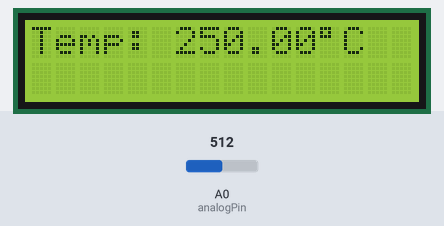
A sketch run on a simulated Arduino Uno, built with avr-gcc and run on an emulated ATmega328P. Parts: 16×2 character LCD. Inputs (shaded band) come from the test bench; at power-on: A0 (analogPin) = 512.

Above: at 1.2 s.
1.3 s: A0 (analogPin) set to 215
At 2.1 s:
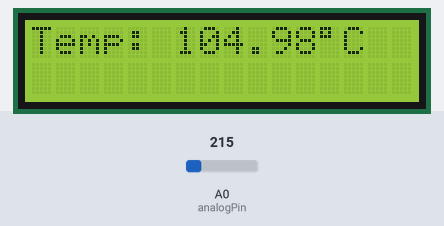
2.8 s: A0 (analogPin) set to 188
At 3.2 s:
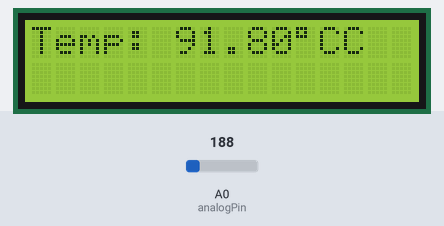
4.3 s: A0 (analogPin) set to 22
At 5.5 s:
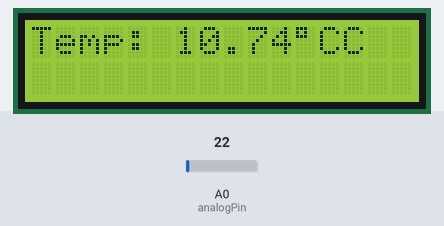
5.8 s: A0 (analogPin) set to 19
At 6.7 s:
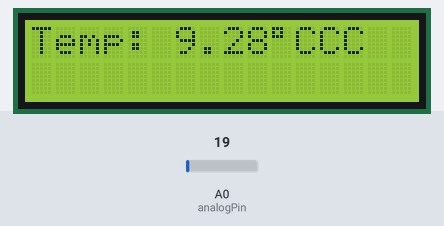
Timing chart, 0 to 8.3 s (numbered marks = the images above; inputs shaded):
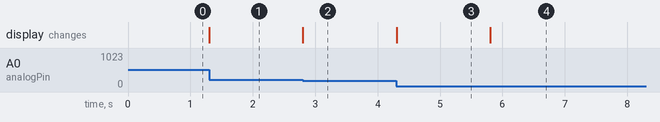

Measured:
- the behaviour switches between 205 and 204 on A0 (analogPin) (found by bisection; images 1 and 2)
- the behaviour switches between 21 and 20 on A0 (analogPin) (found by bisection; images 3 and 4)
- after the input at 1.3 s, the display: changes at once (image 1)
- after the input at 2.8 s, the display: changes at once (image 2)
- after the input at 4.3 s, the display: changes at once (image 3)
- after the input at 5.8 s, the display: changes at once (image 4)

The sketch:

8._thermometer_using_LM35_sensor.ino
```cpp
// Using LCD Display
// Sequence:
//LiquidCrystal(rs, enable, d4, d5, d6, d7)
//LiquidCrystal(rs, rw, enable, d4, d5, d6, d7)
//LiquidCrystal(rs, enable, d0, d1, d2, d3, d4, d5, d6, d7)
//LiquidCrystal(rs, rw, enable, d0, d1, d2, d3, d4, d5, d6, d7)

#include <LiquidCrystal.h>
#define analogPin A0

int rs = 10;
int enable = 11;
int d4 = 4;
int d5 = 5;
int d6 = 6;
int d7 = 7;

float sensorValue;
float miliVolt;
float temperature;

LiquidCrystal lcd(rs, enable, d4, d5, d6, d7);

void setup() {
  lcd.begin(16,2);
  pinMode(analogPin,INPUT);
}

void loop() {
  lcd.setCursor(0,0); // Set the Cursor
  sensorValue = analogRead(analogPin);
  miliVolt = (sensorValue * 5000)/1024;
  temperature = miliVolt/10;
  lcd.print("Temp: ");
  lcd.print(temperature);
  lcd.print(char(223));
  lcd.print("C");
}
```
